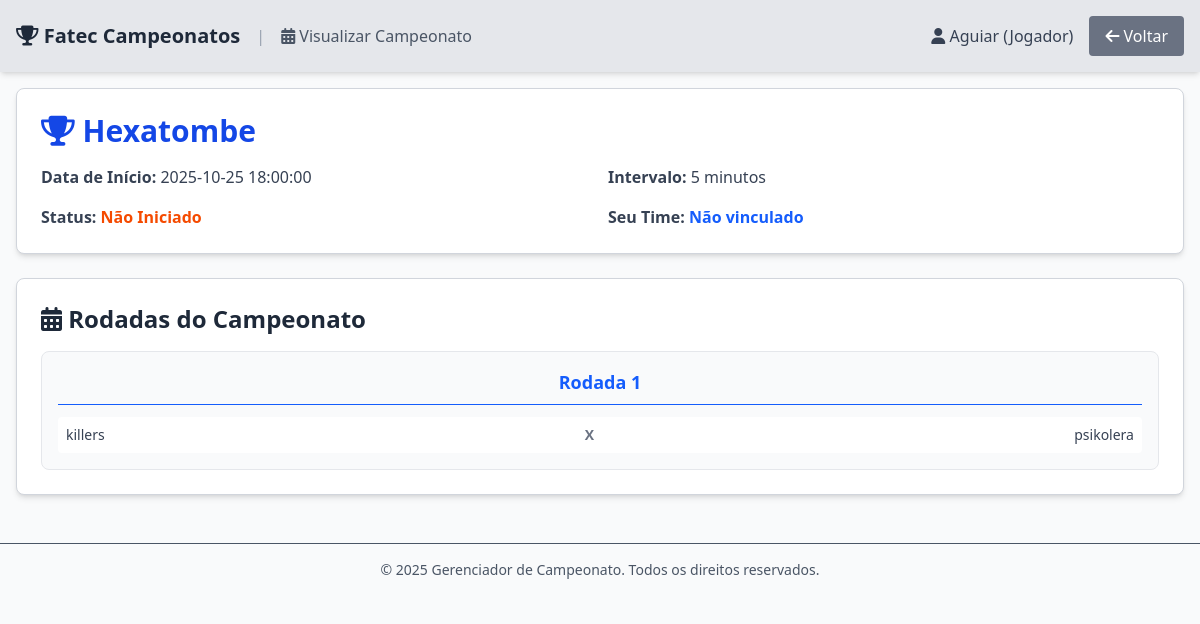
Page /viewChampionship.php?id=1 (signed in) on the committed database.
### tables this page shows
CREATE TABLE `tbl_campeonatos` (
  `id_campeonato` int(11) NOT NULL,
  `titulo` varchar(100) NOT NULL,
  `data_inicio` datetime NOT NULL,
  `intervalo_minutos` int(11) NOT NULL DEFAULT 1440,
  `iniciado` tinyint(4) NOT NULL DEFAULT 0,
  `pontos_vitoria` int(11) DEFAULT 3,
  `pontos_empate` int(11) DEFAULT 1,
  `pontos_derrota` int(11) DEFAULT 0,
  `criado_em` timestamp NOT NULL DEFAULT current_timestamp()
);

### viewChampionship.php (the view, shortened to what this page needs)
<?php
require_once('conecta.php');
$credentials = json_decode($_COOKIE['credentials'], true);
$userCargo = (int)$credentials['cargo'];
$id_campeonato = (int)$_GET['id'];
$stmtCampeonato = mysqli_stmt_init($connection);
$queryCampeonato = "SELECT * FROM tbl_campeonatos WHERE id_campeonato = ?";
if (!mysqli_stmt_prepare($stmtCampeonato, $queryCampeonato)) {
    die("Erro ao preparar query do campeonato");
}
mysqli_stmt_bind_param($stmtCampeonato, "i", $id_campeonato);
mysqli_stmt_execute($stmtCampeonato);
$resultCampeonato = mysqli_stmt_get_result($stmtCampeonato);
$campeonato = mysqli_fetch_assoc($resultCampeonato);
$userTeamName = null;
?>
<!DOCTYPE html>
<html lang="pt-br">
<head>
    <script src="https://cdn.jsdelivr.net/npm/@tailwindcss/browser@4"></script>
</head>
<body class="bg-gray-50 min-h-screen">
    <nav class="flex flex-row justify-between items-center p-4 bg-gray-200 shadow-md">
        <div class="flex items-center gap-4">
            <a href="MenuPrincipal.php" class="text-xl font-bold text-gray-800 hover:text-blue-500 transition">
                <i class="fas fa-trophy"></i> Fatec Campeonatos
            </a>
            <span class="text-gray-400">|</span>
            <span class="text-gray-600">
                <i class="fas fa-calendar-alt"></i> Visualizar Campeonato
            </span>
        </div>
        <div class="flex flex-row items-center space-x-4">
            <h3 class="text-gray-700">
                <?php
                $cargoLabel = ['Jogador', 'Treinador', 'Administrador'][$userCargo] ?? 'Usuário';
                $cargoIcon = ['fa-user', 'fa-user-tie', 'fa-user-shield'][$userCargo] ?? 'fa-user';
                ?>
                <i class="fas <?php echo $cargoIcon; ?>"></i>
                <?php echo htmlspecialchars($credentials['name'], ENT_QUOTES, 'UTF-8'); ?>
                (<?php echo $cargoLabel; ?>)
            </h3>
            <a href="MenuPrincipal.php" class="bg-gray-500 text-white py-2 px-4 rounded hover:bg-gray-600 transition">
                <i class="fas fa-arrow-left"></i> Voltar
            </a>
        </div>
    </nav>
    <div class="flex gap-6 p-4">
        <div class="flex-1">
            <div class="bg-white border border-gray-300 rounded-lg shadow-md p-6 mb-6">
                <h1 class="text-3xl font-bold text-blue-700 mb-4">
                    <i class="fas fa-trophy"></i> <?php echo htmlspecialchars($campeonato['titulo'], ENT_QUOTES, 'UTF-8'); ?>
                </h1>
                <div class="grid grid-cols-2 gap-4 text-gray-700">
                    <p><strong>Data de Início:</strong> <?php echo htmlspecialchars($campeonato['data_inicio'], ENT_QUOTES, 'UTF-8'); ?></p>
                    <p><strong>Intervalo:</strong> <?php echo (int)$campeonato['intervalo_minutos']; ?> minutos</p>
                    <p><strong>Status:</strong>
                        <span class="<?php echo ($campeonato['iniciado'] ? 'text-green-600' : 'text-orange-600'); ?> font-semibold">
                            <?php echo ($campeonato['iniciado'] ? 'Iniciado' : 'Não Iniciado'); ?>
                        </span>
                    </p>
                    <?php if ($userCargo == 0 || $userCargo == 1): ?>
                        <p><strong>Seu Time:</strong>
                            <span class="text-blue-600 font-semibold">
                                <?php echo $userTeamName ? htmlspecialchars($userTeamName, ENT_QUOTES, 'UTF-8') : 'Não vinculado'; ?>
                            </span>
                        </p>
                    <?php endif; ?>
                </div>
            </div>
            <?php
            $stmtTimes = mysqli_stmt_init($connection);
            $queryTimes = "SELECT id_time, nome FROM tbl_times WHERE id_campeonato = ? ORDER BY nome";
            if (!mysqli_stmt_prepare($stmtTimes, $queryTimes)) {
                die("Erro ao preparar query de times");
            }
            mysqli_stmt_bind_param($stmtTimes, "i", $id_campeonato);
            mysqli_stmt_execute($stmtTimes);
            $resultTimes = mysqli_stmt_get_result($stmtTimes);
            $times = [];
            while ($t = mysqli_fetch_assoc($resultTimes)) {
                $times[] = $t['nome'];
            }
            if (count($times) < 2) {
                echo "<div class='bg-red-100 border border-red-300 text-red-700 rounded-lg p-4'>";
                echo "<i class='fas fa-exclamation-triangle'></i> ";
                echo "<strong>Atenção:</strong> Não é possível montar um campeonato com menos de 2 times vinculados.";
                echo "</div>";
            } else {
                $numTimes = count($times);
                $rodadas = ($numTimes % 2 == 0) ? $numTimes - 1 : $numTimes;
                $timesList = $times;
                $numTimesList = count($timesList);
                $rodadasArr = [];
                $tempTimesList = $timesList;
                for ($rodada = 1; $rodada <= $rodadas; $rodada++) {
                    $jogosRodada = [];
                    for ($i = 0; $i < $numTimesList / 2; $i++) {
                        $casa = $tempTimesList[$i];
                        $fora = $tempTimesList[$numTimesList - 1 - $i];
                        if ($casa != 'BYE' && $fora != 'BYE') {
                            $jogosRodada[] = ['casa' => $casa, 'fora' => $fora];
                        }
                    }
                    $rodadasArr[] = $jogosRodada;
                    array_splice($tempTimesList, 1, 0, array_splice($tempTimesList, -1));
                }
                if ($userCargo == 0 && $userTeamName) {
                    $jogosDoUsuario = [];
                    foreach ($rodadasArr as $idx => $jogosRodada) {
                        foreach ($jogosRodada as $jogo) {
                            if ($jogo['casa'] === $userTeamName || $jogo['fora'] === $userTeamName) {
                                $jogosDoUsuario[] = [
                                    'rodada' => $idx + 1,
                                    'casa' => $jogo['casa'],
                                    'fora' => $jogo['fora']
                                ];
                            }
                        }
                    }
                    echo "<div class='bg-white border border-gray-300 rounded-lg shadow-md p-6'>";
                    echo "<h2 class='text-2xl font-bold text-gray-800 mb-4'>";
                    echo "<i class='fas fa-futbol'></i> Seus Jogos no Campeonato";
                    echo "</h2>";
                    if (empty($jogosDoUsuario)) {
                        echo "<p class='text-gray-600 italic'>Nenhum jogo encontrado para seu time neste campeonato.</p>";
                    } else {
                        echo "<div class='space-y-3'>";
                        foreach ($jogosDoUsuario as $jogo) {
                            $isCasa = ($jogo['casa'] === $userTeamName);
                            echo "<div class='bg-gray-50 border border-gray-200 rounded-lg p-4'>";
                            echo "<p class='text-sm text-gray-600 mb-2'><strong>Rodada " . $jogo['rodada'] . "</strong></p>";
                            echo "<div class='flex items-center justify-center gap-4 text-lg'>";
                            echo "<span class='" . ($isCasa ? "font-bold text-blue-600" : "text-gray-700") . "'>" . htmlspecialchars($jogo['casa'], ENT_QUOTES, 'UTF-8') . "</span>";
                            echo "<span class='text-gray-500 font-semibold'>X</span>";
                            echo "<span class='" . (!$isCasa ? "font-bold text-blue-600" : "text-gray-700") . "'>" . htmlspecialchars($jogo['fora'], ENT_QUOTES, 'UTF-8') . "</span>";
                            echo "</div>";
                            echo "</div>";
                        }
                        echo "</div>";
                    }
                    echo "</div>";
                } else {
                    echo "<div class='bg-white border border-gray-300 rounded-lg shadow-md p-6'>";
                    echo "<h2 class='text-2xl font-bold text-gray-800 mb-4'>";
                    echo "<i class='fas fa-calendar-alt'></i> Rodadas do Campeonato";
                    echo "</h2>";
                    $colsClass = min($rodadas, 4);
                    echo "<div class='grid grid-cols-1 md:grid-cols-2 lg:grid-cols-" . $colsClass . " gap-4'>";
                    foreach ($rodadasArr as $idx => $jogosRodada) {
                        echo "<div class='bg-gray-50 border border-gray-200 rounded-lg p-4'>";
                        echo "<h3 class='text-lg font-semibold text-blue-600 mb-3 text-center border-b pb-2'>Rodada " . ($idx + 1) . "</h3>";
                        echo "<div class='space-y-2'>";
                        foreach ($jogosRodada as $jogo) {
                            $destacarCasa = ($userCargo == 1 && $userTeamName && $jogo['casa'] === $userTeamName);
                            $destacarFora = ($userCargo == 1 && $userTeamName && $jogo['fora'] === $userTeamName);
                            echo "<div class='flex items-center justify-between text-sm p-2 rounded " . ($destacarCasa || $destacarFora ? "bg-blue-100 border border-blue-300" : "bg-white") . "'>";
                            echo "<span class='" . ($destacarCasa ? "font-bold text-blue-700" : "text-gray-700") . "'>" . htmlspecialchars($jogo['casa'], ENT_QUOTES, 'UTF-8') . "</span>";
                            echo "<span class='text-gray-500 font-semibold mx-2'>X</span>";
                            echo "<span class='" . ($destacarFora ? "font-bold text-blue-700" : "text-gray-700") . "'>" . htmlspecialchars($jogo['fora'], ENT_QUOTES, 'UTF-8') . "</span>";
                            echo "</div>";
                        }
                        echo "</div>";
                        echo "</div>";
                    }
                    echo "</div>";
                    echo "</div>";
                }
            }
            ?>
        </div>
    </div>
    <footer class="text-center mt-8 py-4 text-sm text-gray-600 border-t">
        <p>&copy; 2025 Gerenciador de Campeonato. Todos os direitos reservados.</p>
    </footer>
</body>
</html>

### rows in the picture
tbl_campeonatos: titulo "Hexatombe", data_inicio "2025-10-25 18:00:00", intervalo_minutos "5"

### other values in the picture
$credentials['name'] "Aguiar"
$cargoLabel "Jogador"
$jogo['casa'] "killers"
$jogo['fora'] "psikolera"
